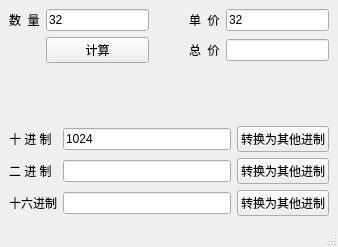
<?xml version="1.0" encoding="UTF-8"?>
<ui version="4.0">
 <class>MainWindow</class>
 <widget class="QMainWindow" name="MainWindow">
  <property name="geometry">
   <rect>
    <x>0</x>
    <y>0</y>
    <width>338</width>
    <height>247</height>
   </rect>
  </property>
  <property name="windowTitle">
   <string>MainWindow</string>
  </property>
  <widget class="QWidget" name="centralwidget">
   <layout class="QGridLayout" name="gridLayout_3">
    <item row="0" column="0">
     <layout class="QVBoxLayout" name="verticalLayout">
      <item>
       <layout class="QGridLayout" name="gridLayout">
        <item row="0" column="2">
         <spacer name="horizontalSpacer">
          <property name="orientation">
           <enum>Qt::Horizontal</enum>
          </property>
          <property name="sizeHint" stdset="0">
           <size>
            <width>40</width>
            <height>20</height>
           </size>
          </property>
         </spacer>
        </item>
        <item row="0" column="4">
         <widget class="QLineEdit" name="edPrice">
          <property name="text">
           <string>32</string>
          </property>
         </widget>
        </item>
        <item row="0" column="3">
         <widget class="QLabel" name="label_2">
          <property name="text">
           <string>单  价</string>
          </property>
         </widget>
        </item>
        <item row="0" column="0">
         <widget class="QLabel" name="label">
          <property name="text">
           <string>数  量</string>
          </property>
         </widget>
        </item>
        <item row="0" column="1">
         <widget class="QLineEdit" name="edNum">
          <property name="text">
           <string>32</string>
          </property>
         </widget>
        </item>
        <item row="1" column="1">
         <widget class="QPushButton" name="pBtnCalc">
          <property name="text">
           <string>计算</string>
          </property>
         </widget>
        </item>
        <item row="1" column="2">
         <spacer name="horizontalSpacer_2">
          <property name="orientation">
           <enum>Qt::Horizontal</enum>
          </property>
          <property name="sizeHint" stdset="0">
           <size>
            <width>40</width>
            <height>20</height>
           </size>
          </property>
         </spacer>
        </item>
        <item row="1" column="3">
         <widget class="QLabel" name="label_3">
          <property name="text">
           <string>总  价</string>
          </property>
         </widget>
        </item>
        <item row="1" column="4">
         <widget class="QLineEdit" name="edTotal"/>
        </item>
       </layout>
      </item>
      <item>
       <spacer name="verticalSpacer">
        <property name="orientation">
         <enum>Qt::Vertical</enum>
        </property>
        <property name="sizeHint" stdset="0">
         <size>
          <width>20</width>
          <height>40</height>
         </size>
        </property>
       </spacer>
      </item>
      <item>
       <layout class="QGridLayout" name="gridLayout_2">
        <item row="0" column="0">
         <widget class="QLabel" name="label_4">
          <property name="text">
           <string>十 进 制</string>
          </property>
         </widget>
        </item>
        <item row="2" column="2">
         <widget class="QPushButton" name="pBtnBin">
          <property name="text">
           <string>转换为其他进制</string>
          </property>
         </widget>
        </item>
        <item row="3" column="0">
         <widget class="QLabel" name="label_6">
          <property name="text">
           <string>十六进制</string>
          </property>
         </widget>
        </item>
        <item row="2" column="0">
         <widget class="QLabel" name="label_5">
          <property name="text">
           <string>二 进 制</string>
          </property>
         </widget>
        </item>
        <item row="3" column="1">
         <widget class="QLineEdit" name="edHex"/>
        </item>
        <item row="0" column="2">
         <widget class="QPushButton" name="pBtnDec">
          <property name="text">
           <string>转换为其他进制</string>
          </property>
         </widget>
        </item>
        <item row="3" column="2">
         <widget class="QPushButton" name="pBtnHex">
          <property name="text">
           <string>转换为其他进制</string>
          </property>
         </widget>
        </item>
        <item row="0" column="1">
         <widget class="QLineEdit" name="edDec">
          <property name="text">
           <string>1024</string>
          </property>
         </widget>
        </item>
        <item row="2" column="1">
         <widget class="QLineEdit" name="edBin">
          <property name="text">
           <string/>
          </property>
         </widget>
        </item>
       </layout>
      </item>
     </layout>
    </item>
   </layout>
  </widget>
  <widget class="QMenuBar" name="menubar">
   <property name="geometry">
    <rect>
     <x>0</x>
     <y>0</y>
     <width>338</width>
     <height>26</height>
    </rect>
   </property>
  </widget>
  <widget class="QStatusBar" name="statusbar"/>
 </widget>
 <resources/>
 <connections/>
</ui>
